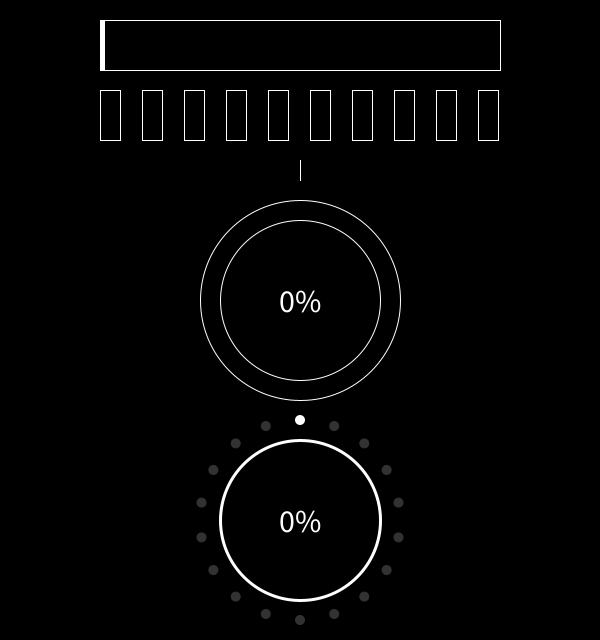
Frame 1 (no input)
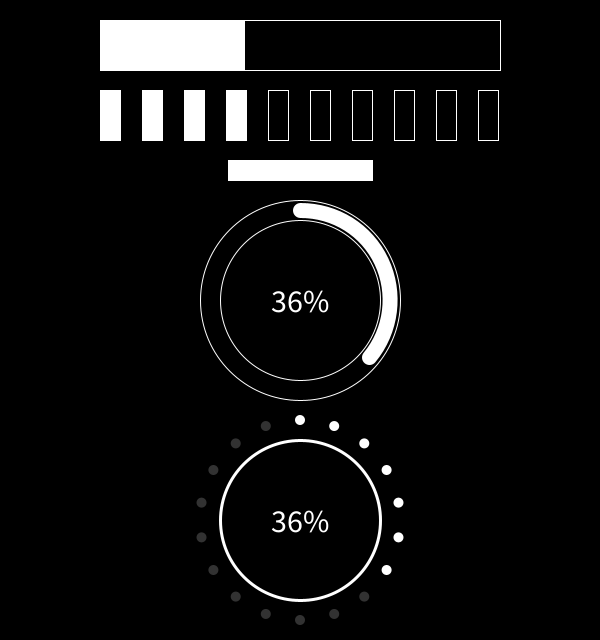
Frame 60 (the mouse pressed at the canvas centre just before this capture)
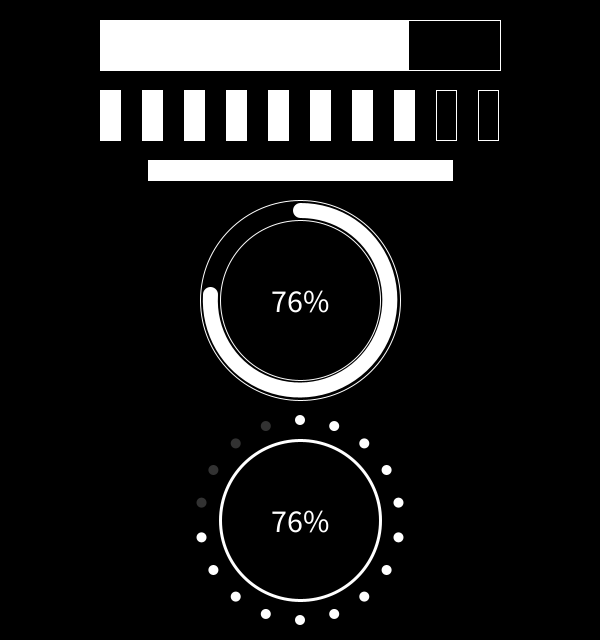
Frame 120 (the mouse held since frame 60 and released just before this capture)

The Processing sketch that drew these frames (run headless with seeded random() and noise(); from frame 60 on, the mouse is pressed at the canvas centre):

// Processing sketch: Loading_Bars
// ── Loading_Bars.pde
int Percent;

BarOne FirstBar;
BarTwo SecondBar;
BarThree ThirdBar;
BarFour FourthBar;
BarFive FifthBar;

void setup() {
  size(600, 640);
  FirstBar = new BarOne(100, 20, 400, 50);
  SecondBar = new BarTwo(100, 90, 400, 50);
  ThirdBar = new BarThree(100, 160, 400, 20);
  FourthBar = new BarFour(width/2, 300, 100);
  FifthBar = new BarFive(width/2, 520, 80);
}

void draw() {
  background(0);
  if (random(1) > 0.3) {
    Percent++;
  }

  FirstBar.Update();
  FirstBar.Show();

  SecondBar.Show();
  SecondBar.Update();

  ThirdBar.Show();
  ThirdBar.Update();

  FourthBar.Show();
  FourthBar.Update();

  FifthBar.Show();
  FifthBar.Update();
}


void mouseClicked() {
  Percent = 0;
}

// ── BarFive_Class.pde
class BarFive {
  PVector Position;
  float Radius;
  float Percentage;

  BarFive(float XPos, float YPos, float w) {
    Position = new PVector(XPos, YPos);
    Radius = w;
  }

  void Show() {
    noFill();
    strokeWeight(3);
    ellipse(Position.x, Position.y, Radius*2, Radius*2);
    fill(255);
    noStroke();
    for (int i = 0; i < 360; i += 20) {
      if (i > Percentage) {
        fill(255, 50);
      } else {
        fill(255);
      }
      ellipse(Position.x+Radius*(float(20)/float(16))*cos(radians(i-90)), Position.y+Radius*(float(20)/float(16))*sin(radians(i-90)), 10, 10);
    }
    fill(255);
    textSize(32);
    textAlign(CENTER, CENTER);
    text(floor(map(Percentage, 0, 360, 0, 100))+"%", Position.x, Position.y);
  }

  void Update() {
    Percentage = map(Percent, 0, 100, 0, 360);
    if (Percentage > 360) {
      Percentage = 360;
    }
  }
}

// ── BarFour_Class.pde
class BarFour {
  PVector Position;
  float Radius;
  float Percentage;
  
  BarFour(float XPos, float YPos, float w) {
    Position = new PVector(XPos,YPos);
    Radius = w;
  }
  
  void Show() {
    noFill();
    ellipse(Position.x,Position.y,Radius*2,Radius*2);
    ellipse(Position.x,Position.y,Radius*8/5,Radius*8/5);
    strokeWeight(15);
    arc(Position.x,Position.y,Radius*9/5,Radius*9/5,-HALF_PI,radians(Percentage)-HALF_PI);
    fill(255);
    textSize(32);
    textAlign(CENTER,CENTER);
    text(floor(map(Percentage,0,360,0,100))+"%",Position.x,Position.y);
  }
  
  void Update() {
    Percentage = map(Percent,0,100,0,360);
    if (Percentage > 360) {
      Percentage = 360;
    }
  }
  
}

// ── BarOne_Class.pde
class BarOne {
  PVector Position;
  float Width;
  float Percentage;
  float Height;
  
  BarOne(float XPos, float YPos, float w, float h) {
    Position = new PVector(XPos,YPos);
    Width = w;
    Height = h;
  }
  
  void Show() {
    strokeWeight(1);
    rectMode(CORNER);
    noFill();
    stroke(255);
    rect(Position.x,Position.y,Width,Height);
    fill(255);
    rect(Position.x,Position.y,Percentage,Height);
    if (Percentage >= Width) {
      fill(0);
      textAlign(CENTER,CENTER);
      textSize(32);
      text("Complete",Position.x+Width/2,Position.y+Height/2-Height/16);
    }
  }
  
  void Update() {
    Percentage = map(Percent,0,100,0,Width);
    if (Percentage > Width) {
      Percentage = Width;
    }
  }
  
}

// ── BarThree_Class.pde
class BarThree {
  PVector Position;
  float Width;
  float Percentage;
  float Height;
  
  BarThree(float XPos, float YPos, float w, float h) {
    Position = new PVector(XPos,YPos);
    Width = w;
    Height = h;
  }
  
  void Show() {
    strokeWeight(1);
    fill(255);
    rectMode(CENTER);
    rect(Position.x+Width/2,Position.y+Height/2,Percentage,Height);
  }
  
  void Update() {
    Percentage = map(Percent,0,100,0,Width);
    if (Percentage > Width) {
      Percentage = Width;
    }
  }
  
}

// ── BarTwo_Class.pde
class BarTwo {
  PVector Position;
  float Width;
  float Percentage;
  float Height;

  BarTwo(float XPos, float YPos, float w, float h) {
    Position = new PVector(XPos, YPos);
    Width = w;
    Height = h;
  }

  void Show() {
    strokeWeight(1);
    for (int i = 0; i < 10; i++) {
      noFill();
      rect(Position.x+i*Width/9.5, Position.y, Width/20, Height);
    }
    for (int i = 0; i < Percentage; i++) {
      fill(255);
      rect(Position.x+i*Width/9.5, Position.y, Width/20, Height);
    }
  }

  void Update() {
    Percentage = map(Percent, 0, 100, 0, 10);
    if (Percentage > 10) {
      Percentage = 10;
    }
  }
}
